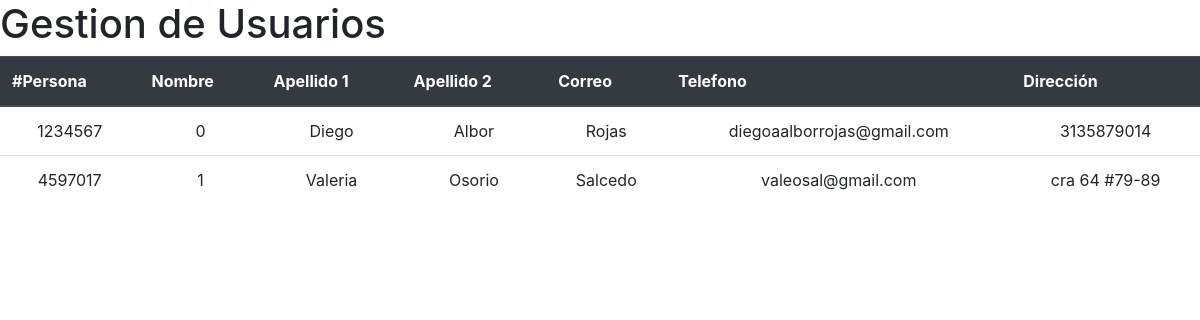
Screenshot of /gestion_admin.php with the database file from the repository.
### tables this page shows
CREATE TABLE Cliente (
  idpersona int not null auto_increment,
  contra varchar(20),
  membresia boolean,
  nombre1 varchar(50),
  apellido1 varchar(50),
  apellido2 varchar(50),
  correo varchar(50),
  telefono long,
  direccion varchar(25),
  PRIMARY KEY (idpersona)
);

### gestion_admin.php (the view, shortened to what this page needs)
<!DOCTYPE html>
<html>
    <head>
        <link rel="stylesheet" href="./css/adminview_styles.css" />
        <link rel="stylesheet" href="https://stackpath.bootstrapcdn.com/bootstrap/4.4.1/css/bootstrap.min.css" />
    </head>
    <body>
        <h1 class="seccion_titles">Gestion de Usuarios</h1>
        <table class="table">
            <thead class="thead-dark">
                <tr>
                    <th scope="col">#Persona</th>
                    <th scope="col">Nombre</th>
                    <th scope="col">Apellido 1</th>
                    <th scope="col">Apellido 2</th>
                    <th scope="col">Correo</th>
                    <th scope="col">Telefono</th>
                    <th scope="col">Dirección</th>
                </tr>
            </thead>
            <tbody>
                <?php
                    include('connection.php');
                    $query = "SELECT * FROM Cliente";
                    $result = mysqli_query($connection, $query);
                    while ($row = mysqli_fetch_row($result)){
                        echo "<tr>";
                        echo "<td align=center>".$row[0]."</td>";
                        echo "<td align=center>".$row[2]."</td>";
                        echo "<td align=center>".$row[3]."</td>";
                        echo "<td align=center>".$row[4]."</td>";
                        echo "<td align=center>".$row[5]."</td>";
                        echo "<td align=center>".$row[6]."</td>";
                        echo "<td align=center>".$row[7]."</td>";
                        echo "</tr>";
                    }
                ?>
            </tbody>
        </table>
    </body>
</html>

### css/adminview_styles.css (style rules this page uses)
body { overflow-x: hidden; }

### rows the page displays
cliente: idpersona "1234567", membresia "0", nombre1 "Diego", apellido1 "Albor", apellido2 "Rojas", correo "diegoaalborrojas@gmail.com", telefono "3135879014"
cliente: idpersona "4597017", membresia "1", nombre1 "Valeria", apellido1 "Osorio", apellido2 "Salcedo", correo "valeosal@gmail.com", telefono "cra 64 #79-89"
